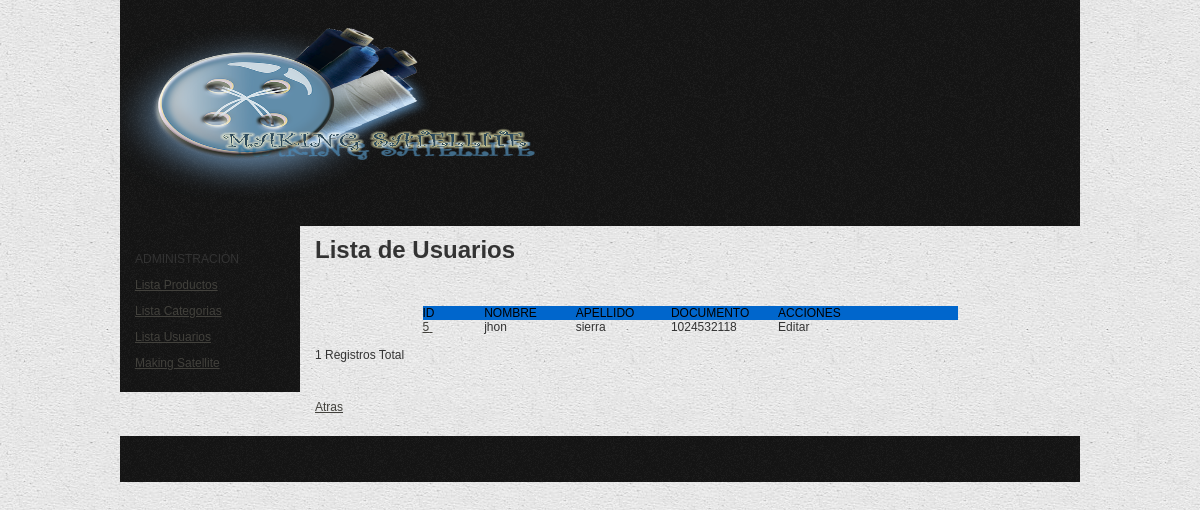
The page /admin/usuarios_lista.php on the database its author committed.
### tables this page shows
CREATE TABLE `tblusuario` (
  `idUsuario` int(11) NOT NULL AUTO_INCREMENT,
  `strNombre` varchar(50) DEFAULT NULL,
  `strApellido` varchar(50) DEFAULT NULL,
  `intDocumento` int(11) DEFAULT NULL,
  `intNumeroTelefono` bigint(50) DEFAULT NULL,
  `strDireccion` varchar(100) DEFAULT NULL,
  `strEmail` varchar(100) DEFAULT NULL,
  `intActivo` int(11) DEFAULT NULL,
  `strPassword` varchar(50) DEFAULT NULL,
  PRIMARY KEY (`idUsuario`)
);

### admin/usuarios_lista.php (the view, shortened to what this page needs)
<?php require_once('../Connections/conexionropa.php'); ?>
<?php
$query_DatosUsuarios = "SELECT * FROM tblusuario ORDER BY tblusuario.strNombre ASC";
$DatosUsuarios = mysql_query($query_DatosUsuarios, $conexionropa) or die(mysql_error());
$row_DatosUsuarios = mysql_fetch_assoc($DatosUsuarios);
$totalRows_DatosUsuarios = mysql_num_rows($DatosUsuarios);
?>
<!DOCTYPE html PUBLIC "-//W3C//DTD XHTML 1.0 Transitional//EN" "http://www.w3.org/TR/xhtml1/DTD/xhtml1-transitional.dtd">
<html xmlns="http://www.w3.org/1999/xhtml">
<head>
<link href="../estilo/twoColFixLtHdr.css" rel="stylesheet" type="text/css" />
</head>
<body>
<div class="container">
  <div class="header"><img src="../imagenes/logotrans.png" width="469" height="226" alt="Administracion" />
    </div>
  <div class="sidebar1">
  <?php
   include ("../includes/cabeceraadmin.php")
   ?>
    </div>
  <div class="content">
	<h1>Lista de Usuarios</h1>
	<p>&nbsp;
	<table width="535" border="0" align="center" cellpadding="0" cellspacing="0">
	  <tr class="tablaprincipal">
	    <td width="139">id</td>
	    <td width="152">Nombre</td>
	    <td width="152">APELLIDO</td>
	    <td width="152">Documento</td>
	    <td width="361">Acciones</td>
      </tr>
	  <?php do { ?>
	    <trs>
	      <tr class="brillo">
	        <td><a href="usuarios_datos.php?recordID=<?php echo $row_DatosUsuarios['idUsuario']; ?>"> <?php echo $row_DatosUsuarios['idUsuario']; ?>&nbsp; </a></td>
	      <td><?php echo $row_DatosUsuarios['strNombre']; ?>&nbsp; </td>
	      <td><?php echo $row_DatosUsuarios['strApellido']; ?></td>
	      <td><?php echo $row_DatosUsuarios['intDocumento']; ?></td>
	      <td>Editar</td>
        </tr>
	    <?php } while ($row_DatosUsuarios = mysql_fetch_assoc($DatosUsuarios)); ?>
    </table>
	<p><br />
	  <?php echo $totalRows_DatosUsuarios ?> Registros Total
    </p>
	</p>
    <p>&nbsp;</p>
    <p><p><a href="index.php">Atras</a></p></p>
  </div>
  <div class="footer">
    <p>&nbsp;</p>
    </div>
  </div>
</body>
</html>

### estilo/twoColFixLtHdr.css (style rules this page uses)
body { margin: 0; padding: 0; font-family: Tahoma, Geneva, sans-serif; font-size: 12px; color: #333; background-image: url(../images/bg.png); }
h1, h2, h3, h4, h5, h6, p { margin-top: 0; padding-right: 15px; padding-left: 15px; }
a:link { color: #42413C; text-decoration: underline; }
.container { width: 960px; background-color: #FFF; margin: 0 auto; background-image: url(../imagenes/bg.png); }
.header { background-image: url(../imagenes/fondocabecera.png); }
.sidebar1 { float: left; width: 180px; background-color: #EADCAE; padding-bottom: 10px; background-image: url(../imagenes/fondocabecera.png); }
.content { padding: 10px 0; width: 780px; float: left; }
.footer { padding: 10px 0; background-color: #CCC49F; position: relative; clear: both; background-image: url(../imagenes/fondocabecera.png); }
.tablaprincipal { text-transform: uppercase; color: #000; background-color: #06C; }

### rows shown on the page
tblusuario: idUsuario "5", strNombre "jhon", strApellido "sierra", intDocumento "1024532118"

### other values the page prints
$totalRows_DatosUsuarios "1"
